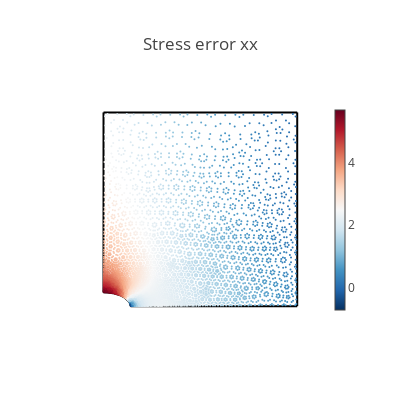
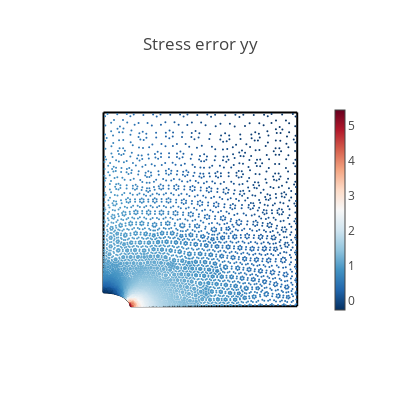
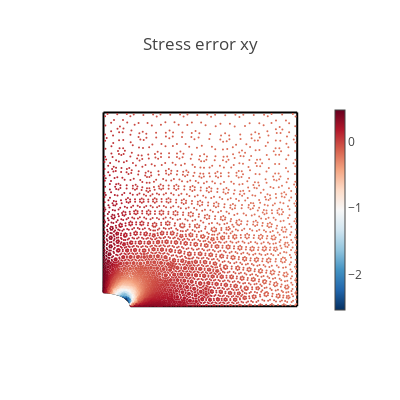
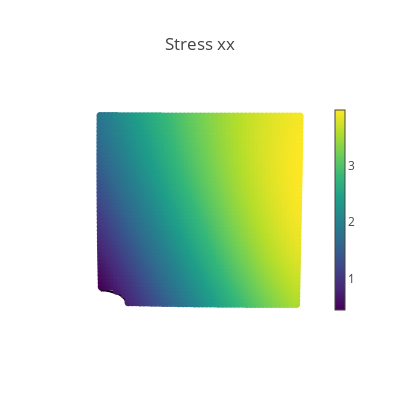

Write notebook code for charts like these, in order.
### Code cell
# Create a validation domain different from the training domain
val_x, val_y = np.meshgrid(np.linspace(0, L, 50), np.linspace(0, L, 50))
val_domain = np.vstack([val_x.ravel(), val_y.ravel()]).T
mask = (
    ((val_domain[:, 0] ** 2) / (Rx**2)) + ((val_domain[:, 1] ** 2) / (Ry**2))
) > 1
val = torch.tensor(val_domain[mask], requires_grad=True).double()

# Compute model predictions on the validation domain
disp = net(val)
def_val = val + disp
stress = torch.vmap(sigma)(val)
mises = torch.sqrt(
    stress[:, 0, 0] ** 2
    + stress[:, 1, 1] ** 2
    - stress[:, 0, 0] * stress[:, 1, 1]
    + 3 * stress[:, 0, 1] ** 2
)
# print([loss.item() for loss in compute_les(val)])


@torch.no_grad()
def make_plot(x, y, variable, title, cmap=sequential.Viridis, size=8.0):
    fig = go.Figure()

    # Plot boundaries
    m = dict(color="black")
    fig.add_trace(go.Scatter(x=top[:, 0], y=top[:, 1], mode="lines", marker=m))
    fig.add_trace(go.Scatter(x=bottom[:, 0], y=bottom[:, 1], mode="lines", marker=m))
    fig.add_trace(go.Scatter(x=left[:, 0], y=left[:, 1], mode="lines", marker=m))
    fig.add_trace(go.Scatter(x=right[:, 0], y=right[:, 1], mode="lines", marker=m))
    fig.add_trace(go.Scatter(x=hole[:, 0], y=hole[:, 1], mode="lines", marker=m))

    # Plot variable values
    m = dict(color=variable, colorscale=cmap, size=size, colorbar=dict(thickness=10))
    fig.add_trace(go.Scatter(x=x, y=y, marker=m, mode="markers"))

    # plot settings
    fig.layout.yaxis.scaleanchor = "x"
    fig.update_layout(
        template="none", width=400, height=400, title=title, showlegend=False
    )
    fig.update_xaxes(visible=False)
    fig.update_yaxes(visible=False)
    fig.show()


# Compute data error
s_data = data_output[:, 0:3]
s_pred = torch.vmap(sigma)(data_input[:, 0:2])
ds_xx = s_data[:, 0] - s_pred[:, 0, 0]
ds_yy = s_data[:, 1] - s_pred[:, 1, 1]
ds_xy = s_data[:, 2] - s_pred[:, 0, 1]


# Plot stress errors
cmap = sequential.RdBu_r
make_plot(*data_input[:, 0:2].T, ds_xx, "Stress error xx", size=2.0, cmap=cmap)
make_plot(*data_input[:, 0:2].T, ds_yy, "Stress error yy", size=2.0, cmap=cmap)
make_plot(*data_input[:, 0:2].T, ds_xy, "Stress error xy", size=2.0, cmap=cmap)

# Plot stresses
make_plot(*def_val.T, stress[:, 0, 0], "Stress xx")
make_plot(*def_val.T, stress[:, 0, 1], "Stress xy")
make_plot(*def_val.T, stress[:, 1, 1], "Stress yy")
make_plot(*def_val.T, mises, "Mises stress")

# Plot displacements
make_plot(*def_val.T, disp[:, 0], "Displacement in x", cmap=sequential.Inferno)
make_plot(*def_val.T, disp[:, 1], "Displacement in y", cmap=sequential.Inferno)

### Figure 1 — Plotly figure (JSON) as saved in the notebook; plotly's stock layout.template omitted (floating-point values rounded to 4 significant figures; data arrays with more than 128 entries replaced by an {"elided": "..."} marker saying what was removed)
{"data": [{"marker": {"color": "black"}, "mode": "lines", "type": "scatter", "x": [0, 0.04167, 0.08333, 0.125, 0.1667, 0.2083, 0.25, 0.2917, 0.3333, 0.375, 0.4167, 0.4583, 0.5, 0.5417, 0.5833, 0.625, 0.6667, 0.7083, 0.75, 0.7917, 0.8333, 0.875, 0.9167, 0.9583, 1], "y": [1, 1, 1, 1, 1, 1, 1, 1, 1, 1, 1, 1, 1, 1, 1, 1, 1, 1, 1, 1, 1, 1, 1, 1, 1]}, {"marker": {"color": "black"}, "mode": "lines", "type": "scatter", "x": [0.14, 0.183, 0.226, 0.269, 0.312, 0.355, 0.398, 0.441, 0.484, 0.527, 0.57, 0.613, 0.656, 0.699, 0.742, 0.785, 0.828, 0.871, 0.914, 0.957, 1], "y": [0, 0, 0, 0, 0, 0, 0, 0, 0, 0, 0, 0, 0, 0, 0, 0, 0, 0, 0, 0, 0]}, {"marker": {"color": "black"}, "mode": "lines", "type": "scatter", "x": [0, 0, 0, 0, 0, 0, 0, 0, 0, 0, 0, 0, 0, 0, 0, 0, 0, 0, 0, 0, 0, 0, 0], "y": [0.07143, 0.1136, 0.1558, 0.1981, 0.2403, 0.2825, 0.3247, 0.3669, 0.4091, 0.4513, 0.4935, 0.5357, 0.5779, 0.6201, 0.6623, 0.7045, 0.7468, 0.789, 0.8312, 0.8734, 0.9156, 0.9578, 1]}, {"marker": {"color": "black"}, "mode": "lines", "type": "scatter", "x": [1, 1, 1, 1, 1, 1, 1, 1, 1, 1, 1, 1, 1, 1, 1, 1, 1, 1, 1, 1, 1, 1, 1, 1, 1], "y": [0, 0.04167, 0.08333, 0.125, 0.1667, 0.2083, 0.25, 0.2917, 0.3333, 0.375, 0.4167, 0.4583, 0.5, 0.5417, 0.5833, 0.625, 0.6667, 0.7083, 0.75, 0.7917, 0.8333, 0.875, 0.9167, 0.9583, 1]}, {"marker": {"color": "black"}, "mode": "lines", "type": "scatter", "x": [0.14, 0.1379, 0.1316, 0.1212, 0.1072, 0.08999, 0.07, 0.04788, 0.02431, 8.573e-18], "y": [0, 0.0124, 0.02443, 0.03571, 0.04591, 0.05472, 0.06186, 0.06712, 0.07034, 0.07143]}, {"marker": {"color": {"elided": "5526 float values"}, "colorbar": {"thickness": 10}, "colorscale": [[0, "rgb(5,48,97)"], [0.1, "rgb(33,102,172)"], [0.2, "rgb(67,147,195)"], [0.3, "rgb(146,197,222)"], [0.4, "rgb(209,229,240)"], [0.5, "rgb(247,247,247)"], [0.6, "rgb(253,219,199)"], [0.7, "rgb(244,165,130)"], [0.8, "rgb(214,96,77)"], [0.9, "rgb(178,24,43)"], [1, "rgb(103,0,31)"]], "size": 2}, "mode": "markers", "type": "scatter", "x": {"elided": "5526 float values"}, "y": {"elided": "5526 float values"}}], "layout": {"height": 400, "showlegend": false, "title": {"text": "Stress error xx"}, "width": 400, "xaxis": {"visible": false}, "yaxis": {"scaleanchor": "x", "visible": false}}}

### Figure 2 — Plotly figure (JSON) as saved in the notebook; plotly's stock layout.template omitted (floating-point values rounded to 4 significant figures; data arrays with more than 128 entries replaced by an {"elided": "..."} marker saying what was removed)
{"data": [{"marker": {"color": "black"}, "mode": "lines", "type": "scatter", "x": [0, 0.04167, 0.08333, 0.125, 0.1667, 0.2083, 0.25, 0.2917, 0.3333, 0.375, 0.4167, 0.4583, 0.5, 0.5417, 0.5833, 0.625, 0.6667, 0.7083, 0.75, 0.7917, 0.8333, 0.875, 0.9167, 0.9583, 1], "y": [1, 1, 1, 1, 1, 1, 1, 1, 1, 1, 1, 1, 1, 1, 1, 1, 1, 1, 1, 1, 1, 1, 1, 1, 1]}, {"marker": {"color": "black"}, "mode": "lines", "type": "scatter", "x": [0.14, 0.183, 0.226, 0.269, 0.312, 0.355, 0.398, 0.441, 0.484, 0.527, 0.57, 0.613, 0.656, 0.699, 0.742, 0.785, 0.828, 0.871, 0.914, 0.957, 1], "y": [0, 0, 0, 0, 0, 0, 0, 0, 0, 0, 0, 0, 0, 0, 0, 0, 0, 0, 0, 0, 0]}, {"marker": {"color": "black"}, "mode": "lines", "type": "scatter", "x": [0, 0, 0, 0, 0, 0, 0, 0, 0, 0, 0, 0, 0, 0, 0, 0, 0, 0, 0, 0, 0, 0, 0], "y": [0.07143, 0.1136, 0.1558, 0.1981, 0.2403, 0.2825, 0.3247, 0.3669, 0.4091, 0.4513, 0.4935, 0.5357, 0.5779, 0.6201, 0.6623, 0.7045, 0.7468, 0.789, 0.8312, 0.8734, 0.9156, 0.9578, 1]}, {"marker": {"color": "black"}, "mode": "lines", "type": "scatter", "x": [1, 1, 1, 1, 1, 1, 1, 1, 1, 1, 1, 1, 1, 1, 1, 1, 1, 1, 1, 1, 1, 1, 1, 1, 1], "y": [0, 0.04167, 0.08333, 0.125, 0.1667, 0.2083, 0.25, 0.2917, 0.3333, 0.375, 0.4167, 0.4583, 0.5, 0.5417, 0.5833, 0.625, 0.6667, 0.7083, 0.75, 0.7917, 0.8333, 0.875, 0.9167, 0.9583, 1]}, {"marker": {"color": "black"}, "mode": "lines", "type": "scatter", "x": [0.14, 0.1379, 0.1316, 0.1212, 0.1072, 0.08999, 0.07, 0.04788, 0.02431, 8.573e-18], "y": [0, 0.0124, 0.02443, 0.03571, 0.04591, 0.05472, 0.06186, 0.06712, 0.07034, 0.07143]}, {"marker": {"color": {"elided": "5526 float values"}, "colorbar": {"thickness": 10}, "colorscale": [[0, "rgb(5,48,97)"], [0.1, "rgb(33,102,172)"], [0.2, "rgb(67,147,195)"], [0.3, "rgb(146,197,222)"], [0.4, "rgb(209,229,240)"], [0.5, "rgb(247,247,247)"], [0.6, "rgb(253,219,199)"], [0.7, "rgb(244,165,130)"], [0.8, "rgb(214,96,77)"], [0.9, "rgb(178,24,43)"], [1, "rgb(103,0,31)"]], "size": 2}, "mode": "markers", "type": "scatter", "x": {"elided": "5526 float values"}, "y": {"elided": "5526 float values"}}], "layout": {"height": 400, "showlegend": false, "title": {"text": "Stress error yy"}, "width": 400, "xaxis": {"visible": false}, "yaxis": {"scaleanchor": "x", "visible": false}}}

### Figure 3 — Plotly figure (JSON) as saved in the notebook; plotly's stock layout.template omitted (floating-point values rounded to 4 significant figures; data arrays with more than 128 entries replaced by an {"elided": "..."} marker saying what was removed)
{"data": [{"marker": {"color": "black"}, "mode": "lines", "type": "scatter", "x": [0, 0.04167, 0.08333, 0.125, 0.1667, 0.2083, 0.25, 0.2917, 0.3333, 0.375, 0.4167, 0.4583, 0.5, 0.5417, 0.5833, 0.625, 0.6667, 0.7083, 0.75, 0.7917, 0.8333, 0.875, 0.9167, 0.9583, 1], "y": [1, 1, 1, 1, 1, 1, 1, 1, 1, 1, 1, 1, 1, 1, 1, 1, 1, 1, 1, 1, 1, 1, 1, 1, 1]}, {"marker": {"color": "black"}, "mode": "lines", "type": "scatter", "x": [0.14, 0.183, 0.226, 0.269, 0.312, 0.355, 0.398, 0.441, 0.484, 0.527, 0.57, 0.613, 0.656, 0.699, 0.742, 0.785, 0.828, 0.871, 0.914, 0.957, 1], "y": [0, 0, 0, 0, 0, 0, 0, 0, 0, 0, 0, 0, 0, 0, 0, 0, 0, 0, 0, 0, 0]}, {"marker": {"color": "black"}, "mode": "lines", "type": "scatter", "x": [0, 0, 0, 0, 0, 0, 0, 0, 0, 0, 0, 0, 0, 0, 0, 0, 0, 0, 0, 0, 0, 0, 0], "y": [0.07143, 0.1136, 0.1558, 0.1981, 0.2403, 0.2825, 0.3247, 0.3669, 0.4091, 0.4513, 0.4935, 0.5357, 0.5779, 0.6201, 0.6623, 0.7045, 0.7468, 0.789, 0.8312, 0.8734, 0.9156, 0.9578, 1]}, {"marker": {"color": "black"}, "mode": "lines", "type": "scatter", "x": [1, 1, 1, 1, 1, 1, 1, 1, 1, 1, 1, 1, 1, 1, 1, 1, 1, 1, 1, 1, 1, 1, 1, 1, 1], "y": [0, 0.04167, 0.08333, 0.125, 0.1667, 0.2083, 0.25, 0.2917, 0.3333, 0.375, 0.4167, 0.4583, 0.5, 0.5417, 0.5833, 0.625, 0.6667, 0.7083, 0.75, 0.7917, 0.8333, 0.875, 0.9167, 0.9583, 1]}, {"marker": {"color": "black"}, "mode": "lines", "type": "scatter", "x": [0.14, 0.1379, 0.1316, 0.1212, 0.1072, 0.08999, 0.07, 0.04788, 0.02431, 8.573e-18], "y": [0, 0.0124, 0.02443, 0.03571, 0.04591, 0.05472, 0.06186, 0.06712, 0.07034, 0.07143]}, {"marker": {"color": {"elided": "5526 float values"}, "colorbar": {"thickness": 10}, "colorscale": [[0, "rgb(5,48,97)"], [0.1, "rgb(33,102,172)"], [0.2, "rgb(67,147,195)"], [0.3, "rgb(146,197,222)"], [0.4, "rgb(209,229,240)"], [0.5, "rgb(247,247,247)"], [0.6, "rgb(253,219,199)"], [0.7, "rgb(244,165,130)"], [0.8, "rgb(214,96,77)"], [0.9, "rgb(178,24,43)"], [1, "rgb(103,0,31)"]], "size": 2}, "mode": "markers", "type": "scatter", "x": {"elided": "5526 float values"}, "y": {"elided": "5526 float values"}}], "layout": {"height": 400, "showlegend": false, "title": {"text": "Stress error xy"}, "width": 400, "xaxis": {"visible": false}, "yaxis": {"scaleanchor": "x", "visible": false}}}

### Figure 4 — Plotly figure (JSON) as saved in the notebook; plotly's stock layout.template omitted (floating-point values rounded to 4 significant figures; data arrays with more than 128 entries replaced by an {"elided": "..."} marker saying what was removed)
{"data": [{"marker": {"color": "black"}, "mode": "lines", "type": "scatter", "x": [0, 0.04167, 0.08333, 0.125, 0.1667, 0.2083, 0.25, 0.2917, 0.3333, 0.375, 0.4167, 0.4583, 0.5, 0.5417, 0.5833, 0.625, 0.6667, 0.7083, 0.75, 0.7917, 0.8333, 0.875, 0.9167, 0.9583, 1], "y": [1, 1, 1, 1, 1, 1, 1, 1, 1, 1, 1, 1, 1, 1, 1, 1, 1, 1, 1, 1, 1, 1, 1, 1, 1]}, {"marker": {"color": "black"}, "mode": "lines", "type": "scatter", "x": [0.14, 0.183, 0.226, 0.269, 0.312, 0.355, 0.398, 0.441, 0.484, 0.527, 0.57, 0.613, 0.656, 0.699, 0.742, 0.785, 0.828, 0.871, 0.914, 0.957, 1], "y": [0, 0, 0, 0, 0, 0, 0, 0, 0, 0, 0, 0, 0, 0, 0, 0, 0, 0, 0, 0, 0]}, {"marker": {"color": "black"}, "mode": "lines", "type": "scatter", "x": [0, 0, 0, 0, 0, 0, 0, 0, 0, 0, 0, 0, 0, 0, 0, 0, 0, 0, 0, 0, 0, 0, 0], "y": [0.07143, 0.1136, 0.1558, 0.1981, 0.2403, 0.2825, 0.3247, 0.3669, 0.4091, 0.4513, 0.4935, 0.5357, 0.5779, 0.6201, 0.6623, 0.7045, 0.7468, 0.789, 0.8312, 0.8734, 0.9156, 0.9578, 1]}, {"marker": {"color": "black"}, "mode": "lines", "type": "scatter", "x": [1, 1, 1, 1, 1, 1, 1, 1, 1, 1, 1, 1, 1, 1, 1, 1, 1, 1, 1, 1, 1, 1, 1, 1, 1], "y": [0, 0.04167, 0.08333, 0.125, 0.1667, 0.2083, 0.25, 0.2917, 0.3333, 0.375, 0.4167, 0.4583, 0.5, 0.5417, 0.5833, 0.625, 0.6667, 0.7083, 0.75, 0.7917, 0.8333, 0.875, 0.9167, 0.9583, 1]}, {"marker": {"color": "black"}, "mode": "lines", "type": "scatter", "x": [0.14, 0.1379, 0.1316, 0.1212, 0.1072, 0.08999, 0.07, 0.04788, 0.02431, 8.573e-18], "y": [0, 0.0124, 0.02443, 0.03571, 0.04591, 0.05472, 0.06186, 0.06712, 0.07034, 0.07143]}, {"marker": {"color": {"elided": "2476 float values"}, "colorbar": {"thickness": 10}, "colorscale": [[0, "#440154"], [0.1111, "#482878"], [0.2222, "#3e4989"], [0.3333, "#31688e"], [0.4444, "#26828e"], [0.5556, "#1f9e89"], [0.6667, "#35b779"], [0.7778, "#6ece58"], [0.8889, "#b5de2b"], [1, "#fde725"]], "size": 8}, "mode": "markers", "type": "scatter", "x": {"elided": "2476 float values"}, "y": {"elided": "2476 float values"}}], "layout": {"height": 400, "showlegend": false, "title": {"text": "Stress xx"}, "width": 400, "xaxis": {"visible": false}, "yaxis": {"scaleanchor": "x", "visible": false}}}
